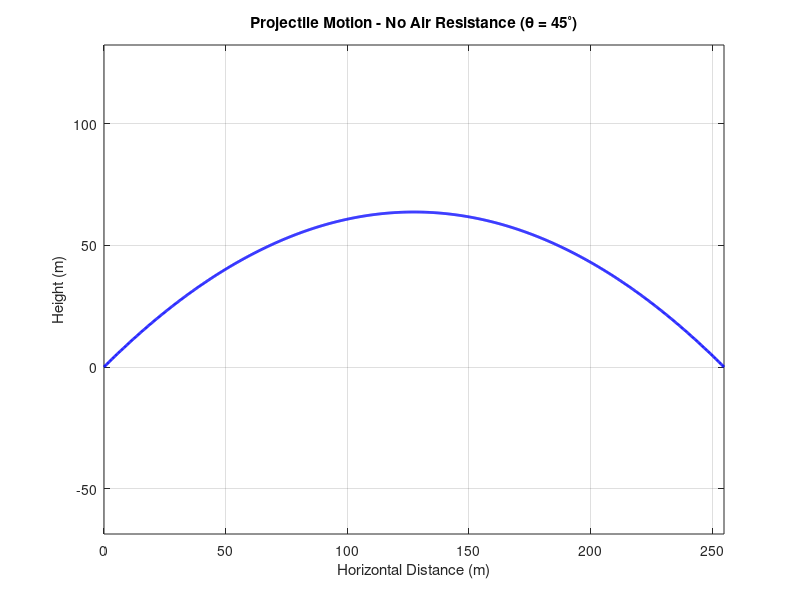

This chart was generated by the following MATLAB code: (Note: this script raises an error after producing the figure.)
% Week 5: Computational Physics & Numerical Methods
%  Projectile Motion: With and Without Air Resistance

clear; clc; close all;

% Important parameters
g       = 9.81;    % gravity (in m/s^2)
v0      = 50;       % initial speed (in m/s)
m       = 1;        % projectile mass (in kg) -- b is defined per unit mass
dt      = 0.01;      % Euler time step (in seconds)

% Exercise 1: Projectile WITHOUT air resistance
theta1_deg = 45;
theta1     = deg2rad(theta1_deg);

Tflight1 = 2*v0*sin(theta1)/g;              % total flight time
Range1   = v0^2*sin(2*theta1)/g;            % horizontal range
MaxH1    = (v0*sin(theta1))^2/(2*g);        % max height

t1 = linspace(0, Tflight1, 1000);
x1 = v0*cos(theta1)*t1;
y1 = v0*sin(theta1)*t1 - 0.5*g*t1.^2;

figure('Name','Exercise 1: No Air Resistance');
plot(x1, y1, 'b-', 'LineWidth', 2); grid on;
xlabel('Horizontal Distance (m)'); ylabel('Height (m)');
title(sprintf('Projectile Motion - No Air Resistance (\\theta = %d^\\circ)', theta1_deg));
axis equal;

fprintf('--- Exercise 1: No Air Resistance ---\n');
fprintf('Range      = %.2f m\n', Range1);
fprintf('Max Height = %.2f m\n', MaxH1);
fprintf('Flight Time= %.2f s\n\n', Tflight1);

% Exercise 2: Projectile WITH air resistance (Euler's method)
b2 = 0.1;   % drag coefficient

[x2, y2, t2, Range2, MaxH2, Tflight2] = simulate_with_air(v0, theta1_deg, b2, m, g, dt);

figure('Name','Exercise 2: With Air Resistance');
plot(x2, y2, 'r-', 'LineWidth', 2); grid on;
xlabel('Horizontal Distance (m)'); ylabel('Height (m)');
title(sprintf('Projectile Motion - With Air Resistance (b = %.2f)', b2));

fprintf('--- Exercise 2: With Air Resistance (b = %.2f) ---\n', b2);
fprintf('Range      = %.2f m\n', Range2);
fprintf('Max Height = %.2f m\n', MaxH2);
fprintf('Flight Time= %.2f s\n\n', Tflight2);

% Exercise 3: Compare both trajectories on the same plot

figure('Name','Exercise 3: Comparison');
plot(x1, y1, 'b-', 'LineWidth', 2); hold on;
plot(x2, y2, 'r--', 'LineWidth', 2); hold off;
grid on;
xlabel('Horizontal Distance (m)'); ylabel('Height (m)');
title('Projectile Motion: No Air vs With Air');
legend('No Air', 'With Air', 'Location', 'best');

rangeDiff    = Range1 - Range2;
rangeDiffPct = 100 * rangeDiff / Range1;

fprintf('--- Exercise 3: Comparison ---\n');
fprintf('Range without air : %.2f m\n', Range1);
fprintf('Range with air    : %.2f m\n', Range2);
fprintf('Range reduction   : %.2f m (%.1f%% shorter)\n\n', rangeDiff, rangeDiffPct);

%% Exercise 4: Vary the drag coefficient
b_vals = [0, 0.05, 0.1, 0.2, 0.5];
nB     = numel(b_vals);

trajX      = cell(nB,1);
trajY      = cell(nB,1);
RangeVals  = zeros(nB,1);
MaxHVals   = zeros(nB,1);
TimeVals   = zeros(nB,1);

for i = 1:nB
    [xi, yi, ~, Ri, Hi, Ti] = simulate_with_air(v0, theta1_deg, b_vals(i), m, g, dt);
    trajX{i}     = xi;
    trajY{i}     = yi;
    RangeVals(i) = Ri;
    MaxHVals(i)  = Hi;
    TimeVals(i)  = Ti;
end

figure('Name','Exercise 4: Varying Drag Coefficient');
hold on; grid on;
colors = lines(nB);
legendEntries = strings(nB,1);
for i = 1:nB
    plot(trajX{i}, trajY{i}, 'LineWidth', 2, 'Color', colors(i,:));
    legendEntries(i) = sprintf('b = %.2f', b_vals(i));
end
hold off;
xlabel('Horizontal Distance (m)'); ylabel('Height (m)');
title('Projectile Trajectories for Different Drag Coefficients');
legend(legendEntries, 'Location', 'best');

fprintf('--- Exercise 4: Varying Drag Coefficient ---\n');
dragTable = table(b_vals', RangeVals, MaxHVals, TimeVals, ...
    'VariableNames', {'b', 'Range_m', 'MaxHeight_m', 'FlightTime_s'});
disp(dragTable);
fprintf('\n');

% Exercise 5: Find optimal launch angle WITH air resistance

b5     = 0.1;
angles = 20:1:70;
nA     = numel(angles);
Range5 = zeros(nA,1);

for i = 1:nA
    [~, ~, ~, Ri, ~, ~] = simulate_with_air(v0, angles(i), b5, m, g, dt);
    Range5(i) = Ri;
end

[bestRange, idx] = max(Range5);
bestAngle = angles(idx);

figure('Name','Exercise 5: Optimal Launch Angle');
plot(angles, Range5, 'b-', 'LineWidth', 2); hold on;
plot(bestAngle, bestRange, 'ro', 'MarkerSize', 8, 'MarkerFaceColor', 'r');
grid on;
xlabel('Launch Angle (degrees)'); ylabel('Range (m)');
title(sprintf('Range vs Launch Angle (with air, b = %.2f)', b5));
legend('Range', sprintf('Optimal: %d^\\circ', bestAngle), 'Location', 'best');
hold off;

fprintf('--- Exercise 5: Optimal Launch Angle (With Air) ---\n');
fprintf('Optimal angle = %d degrees\n', bestAngle);
fprintf('Max range     = %.2f m\n', bestRange);
fprintf('(Without air, optimal angle is always 45 degrees.)\n\n');


%Local Functions

function [x, y, t, R, maxH, Tflight] = simulate_with_air(v0, theta_deg, b, m, g, dt)
% Projectile simulation with linear drag, using Euler Method
%   Fx = -b*vx, Fy = -m*g - b*vy
%   [x,y,t,R,maxH,Tflight] = simulate_with_air(v0,theta_deg,b,m,g,dt)

    theta = deg2rad(theta_deg);

    % initial state
    vx = v0*cos(theta);
    vy = v0*sin(theta);
    x  = 0;
    y  = 0;
    t  = 0;

    xs = x; ys = y; ts = t;

    % Euler integration loop: while y >= 0, update ax, ay, vx, vy, x, y
    while y >= 0
        ax = -b*vx/m;
        ay = -g - b*vy/m;

        vx = vx + ax*dt;
        vy = vy + ay*dt;
        x  = x  + vx*dt;
        y  = y  + vy*dt;
        t  = t  + dt;

        xs(end+1) = x; %#ok<AGROW>
        ys(end+1) = y; %#ok<AGROW>
        ts(end+1) = t; %#ok<AGROW>
    end

    % Linear interpolation between the last two points to land exactly at y = 0
    x1 = xs(end-1); y1 = ys(end-1); t1 = ts(end-1);
    x2 = xs(end);   y2 = ys(end);   t2 = ts(end);
    frac = y1 / (y1 - y2);

    R       = x1 + frac*(x2 - x1);
    Tflight = t1 + frac*(t2 - t1);
    maxH    = max(ys);

    % clean up the final point so the plotted trajectory ends at y = 0
    xs(end) = R;
    ys(end) = 0;
    ts(end) = Tflight;

    x = xs; y = ys; t = ts;
end
